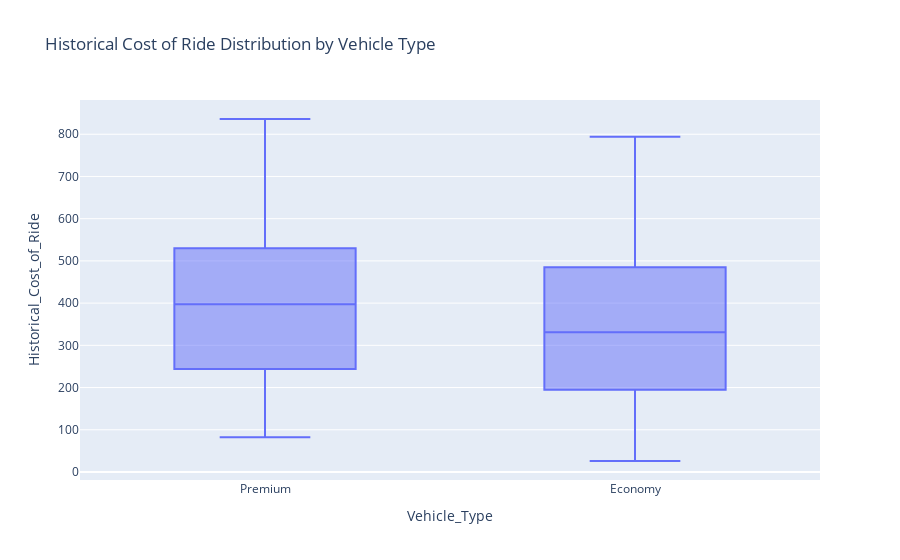

The notebook cell saved with this chart:
### Code cell
# distribution of the historical cost of rides based on the vehicle type
fig = px.box(df, x='Vehicle_Type', 
             y='Historical_Cost_of_Ride',
             title='Historical Cost of Ride Distribution by Vehicle Type')
fig.show()

### Figure 1 — Plotly figure (JSON) as saved in the notebook; plotly's stock layout.template omitted (floating-point values rounded to 4 significant figures; data arrays with more than 128 entries replaced by an {"elided": "..."} marker saying what was removed)
{"data": [{"alignmentgroup": "True", "hovertemplate": "Vehicle_Type=%{x}<br>Historical_Cost_of_Ride=%{y}<extra></extra>", "legendgroup": "", "marker": {"color": "#636efa"}, "name": "", "notched": false, "offsetgroup": "", "orientation": "v", "showlegend": false, "type": "box", "x": {"elided": "1000 str values"}, "x0": " ", "xaxis": "x", "y": {"elided": "1000 float values"}, "y0": " ", "yaxis": "y"}], "layout": {"autosize": true, "boxmode": "group", "legend": {"tracegroupgap": 0}, "title": {"text": "Historical Cost of Ride Distribution by Vehicle Type"}, "xaxis": {"anchor": "y", "autorange": true, "domain": [0, 1], "range": [-0.5, 1.5], "title": {"text": "Vehicle_Type"}, "type": "category"}, "yaxis": {"anchor": "x", "autorange": true, "domain": [0, 1], "range": [-19.01, 881.1], "title": {"text": "Historical_Cost_of_Ride"}, "type": "linear"}}}
